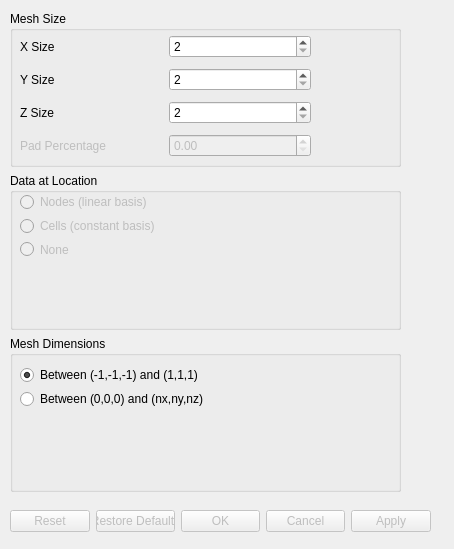
<?xml version="1.0" encoding="UTF-8"?>
<ui version="4.0">
 <class>CreateLatVolMesh</class>
 <widget class="QDialog" name="CreateLatVolMesh">
  <property name="geometry">
   <rect>
    <x>0</x>
    <y>0</y>
    <width>454</width>
    <height>549</height>
   </rect>
  </property>
  <property name="sizePolicy">
   <sizepolicy hsizetype="Fixed" vsizetype="Fixed">
    <horstretch>0</horstretch>
    <verstretch>0</verstretch>
   </sizepolicy>
  </property>
  <property name="minimumSize">
   <size>
    <width>454</width>
    <height>549</height>
   </size>
  </property>
  <property name="windowTitle">
   <string>Dialog</string>
  </property>
  <widget class="QDialogButtonBox" name="buttonBox">
   <property name="enabled">
    <bool>false</bool>
   </property>
   <property name="geometry">
    <rect>
     <x>10</x>
     <y>510</y>
     <width>421</width>
     <height>23</height>
    </rect>
   </property>
   <property name="orientation">
    <enum>Qt::Horizontal</enum>
   </property>
   <property name="standardButtons">
    <set>QDialogButtonBox::Apply|QDialogButtonBox::Cancel|QDialogButtonBox::Ok|QDialogButtonBox::Reset|QDialogButtonBox::RestoreDefaults</set>
   </property>
   <property name="centerButtons">
    <bool>false</bool>
   </property>
  </widget>
  <widget class="QWidget" name="layoutWidget">
   <property name="geometry">
    <rect>
     <x>10</x>
     <y>11</y>
     <width>391</width>
     <height>481</height>
    </rect>
   </property>
   <layout class="QGridLayout" name="gridLayout_2">
    <item row="0" column="0">
     <widget class="QGroupBox" name="groupBox">
      <property name="title">
       <string>Mesh Size</string>
      </property>
      <widget class="QWidget" name="layoutWidget">
       <property name="geometry">
        <rect>
         <x>10</x>
         <y>20</y>
         <width>291</width>
         <height>132</height>
        </rect>
       </property>
       <layout class="QGridLayout" name="gridLayout">
        <item row="0" column="0">
         <widget class="QLabel" name="label">
          <property name="text">
           <string>X Size</string>
          </property>
         </widget>
        </item>
        <item row="0" column="1">
         <widget class="QSpinBox" name="xSizeSpinBox_">
          <property name="minimum">
           <number>2</number>
          </property>
          <property name="maximum">
           <number>1000</number>
          </property>
         </widget>
        </item>
        <item row="1" column="0">
         <widget class="QLabel" name="label_2">
          <property name="text">
           <string>Y Size</string>
          </property>
         </widget>
        </item>
        <item row="1" column="1">
         <widget class="QSpinBox" name="ySizeSpinBox_">
          <property name="minimum">
           <number>2</number>
          </property>
          <property name="maximum">
           <number>1000</number>
          </property>
         </widget>
        </item>
        <item row="2" column="0">
         <widget class="QLabel" name="label_3">
          <property name="text">
           <string>Z Size</string>
          </property>
         </widget>
        </item>
        <item row="2" column="1">
         <widget class="QSpinBox" name="zSizeSpinBox_">
          <property name="minimum">
           <number>2</number>
          </property>
          <property name="maximum">
           <number>1000</number>
          </property>
         </widget>
        </item>
        <item row="3" column="0">
         <widget class="QLabel" name="label_4">
          <property name="enabled">
           <bool>false</bool>
          </property>
          <property name="text">
           <string>Pad Percentage</string>
          </property>
         </widget>
        </item>
        <item row="3" column="1">
         <widget class="QDoubleSpinBox" name="padPercentageSpinBox_">
          <property name="enabled">
           <bool>false</bool>
          </property>
         </widget>
        </item>
       </layout>
      </widget>
     </widget>
    </item>
    <item row="1" column="0">
     <widget class="QGroupBox" name="groupBox_2">
      <property name="title">
       <string>Data at Location</string>
      </property>
      <widget class="QWidget" name="layoutWidget">
       <property name="geometry">
        <rect>
         <x>10</x>
         <y>20</y>
         <width>211</width>
         <height>65</height>
        </rect>
       </property>
       <layout class="QVBoxLayout" name="verticalLayout_2">
        <item>
         <widget class="QRadioButton" name="dataAtNodesButton_">
          <property name="enabled">
           <bool>false</bool>
          </property>
          <property name="text">
           <string>Nodes (linear basis)</string>
          </property>
         </widget>
        </item>
        <item>
         <widget class="QRadioButton" name="dataAtCellsButton_">
          <property name="enabled">
           <bool>false</bool>
          </property>
          <property name="text">
           <string>Cells (constant basis)</string>
          </property>
         </widget>
        </item>
        <item>
         <widget class="QRadioButton" name="dataAtNoneButton_">
          <property name="enabled">
           <bool>false</bool>
          </property>
          <property name="text">
           <string>None</string>
          </property>
         </widget>
        </item>
       </layout>
      </widget>
     </widget>
    </item>
    <item row="2" column="0">
     <widget class="QGroupBox" name="groupBox_3">
      <property name="title">
       <string>Mesh Dimensions</string>
      </property>
      <widget class="QWidget" name="layoutWidget">
       <property name="geometry">
        <rect>
         <x>10</x>
         <y>30</y>
         <width>251</width>
         <height>42</height>
        </rect>
       </property>
       <layout class="QVBoxLayout" name="verticalLayout_3">
        <item>
         <widget class="QRadioButton" name="elementSizeNormalizedButton_">
          <property name="text">
           <string>Between (-1,-1,-1) and (1,1,1)</string>
          </property>
          <property name="checked">
           <bool>true</bool>
          </property>
         </widget>
        </item>
        <item>
         <widget class="QRadioButton" name="elementSizeOneButton_">
          <property name="text">
           <string>Between (0,0,0) and (nx,ny,nz)</string>
          </property>
         </widget>
        </item>
       </layout>
      </widget>
     </widget>
    </item>
   </layout>
  </widget>
 </widget>
 <resources/>
 <connections>
  <connection>
   <sender>buttonBox</sender>
   <signal>accepted()</signal>
   <receiver>CreateLatVolMesh</receiver>
   <slot>accept()</slot>
   <hints>
    <hint type="sourcelabel">
     <x>248</x>
     <y>254</y>
    </hint>
    <hint type="destinationlabel">
     <x>157</x>
     <y>274</y>
    </hint>
   </hints>
  </connection>
  <connection>
   <sender>buttonBox</sender>
   <signal>rejected()</signal>
   <receiver>CreateLatVolMesh</receiver>
   <slot>reject()</slot>
   <hints>
    <hint type="sourcelabel">
     <x>316</x>
     <y>260</y>
    </hint>
    <hint type="destinationlabel">
     <x>286</x>
     <y>274</y>
    </hint>
   </hints>
  </connection>
 </connections>
</ui>
